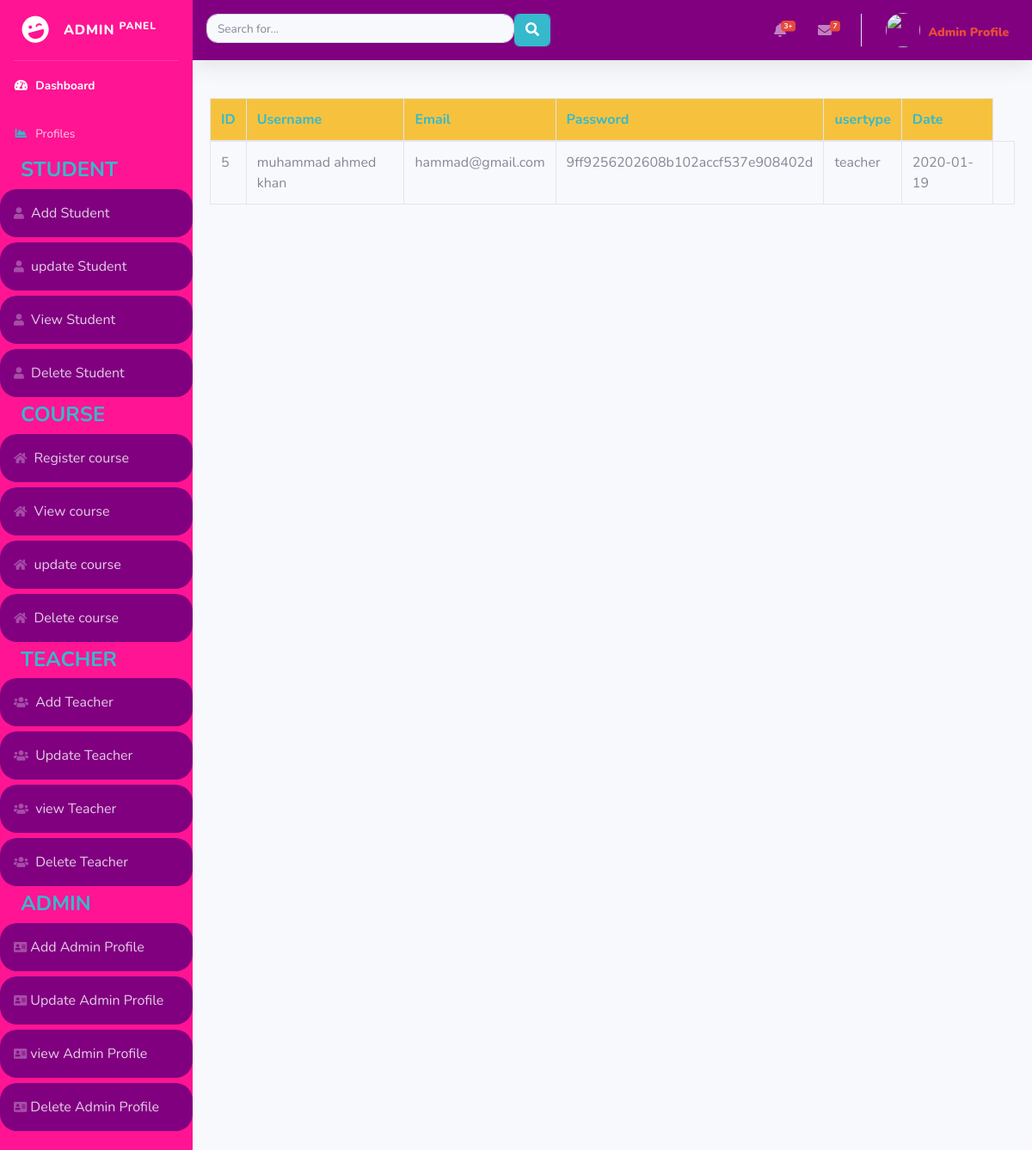
The page /src/dashbord/viewteacher.php (signed in) on the database its author committed.
### tables this page shows
CREATE TABLE `teacher` (
  `id` int(255) NOT NULL,
  `username` varchar(255) NOT NULL,
  `email` varchar(255) NOT NULL,
  `password` varchar(255) NOT NULL,
  `usertype` varchar(33) NOT NULL,
  `date` date NOT NULL
);

### src/dashbord/viewteacher.php (the view, shortened to what this page needs)
<?php
include('includes/header.php');
include('includes/navbar.php');
?>
<div class="card-body">
<div class="table-responsive">
<?php
$connection=mysqli_connect("localhost","root","","adminpanel");
$query="SELECT * FROM teacher";
$query_run= mysqli_query($connection,$query);
?>
  <table  class="table table-bordered   " id="dataTable" width="100%" cellspacing="0">
    <thead class="text-dark bg-warning font-weight-bolder">
      <tr class="text-info font-weight-bold ">
        <th > ID </th>
        <th> Username </th>
        <th>Email </th>
        <th>Password</th>
        <th>usertype</th>
        <th>Date</th>
      </tr>
    </thead>
    <tbody>
    <?php
    if(mysqli_num_rows($query_run)> 0 )
    {
      while($row=mysqli_fetch_assoc($query_run))
      {
      ?>
      <tr >
        <td  > <?php echo $row['id'];      ?>  </td>
        <td   > <?php echo $row['username']; ?>  </td>
        <td  > <?php echo $row['email'];   ?>  </td>
        <td > <?php echo $row['password']; ?>  </td>
        <td  > <?php echo $row['usertype']; ?>  </td>
     <td > <?php echo $row['date']; ?>  </td>
        <td>
        </tr>
        <?php
      }
    }
    else{
      echo"NO RECORD FOUND";
    }
    ?>
    </div>

### rows shown on the page
teacher: id "5", username "muhammad ahmed khan", email "hammad@gmail.com", password "9ff9256202608b102accf537e908402d", usertype "teacher", date "2020-01-19"
